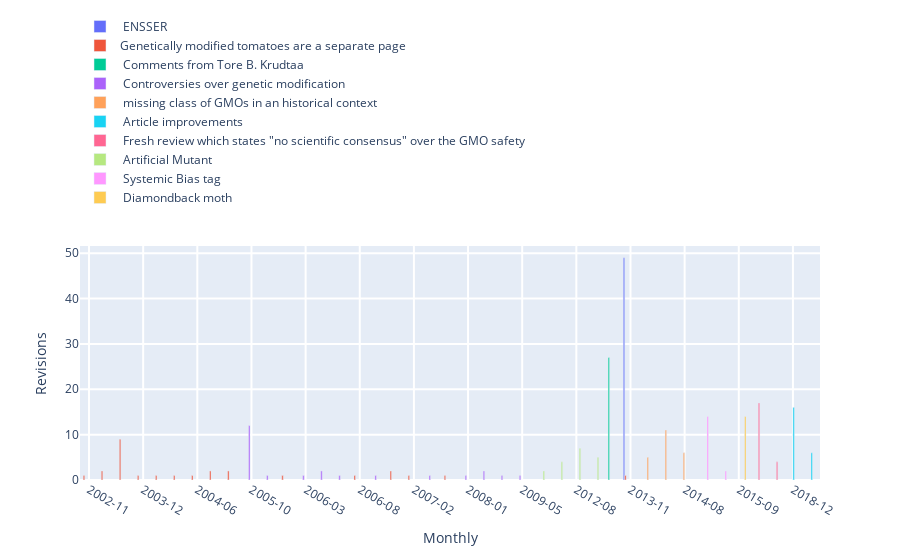

Notebook cell for this chart:
### Markdown cell above
<span style="color: #626262"> Try yourself! This is what will happen when you click 'Load Topics' button: </span>

### Code cell
### --------------------------------------------------------------------------- ###
### TRY YOURSELF! THIS IS WHAT WILL HAPPEN WHEN YOU CLICK 'Show Topics' BUTTON  ###
### --------------------------------------------------------------------------- ###

## This is the page you used ##
print('The page that is being used:', the_talk_page['title'])
print(f"Time range from {talk_content['year_month'].iloc[-1].date()} to {talk_content['year_month'].iloc[0].date()}")

## Initiate a topics listener, more details see:                                             ##
## https://github.com/gesiscss/wikiwho_demo_new/blob/master/visualization/topics_listener.py ##
topics_listener = TopicsListener(talk_content)

# Get a dataframe with topics and action_types
wikipediadv_ins = WikipediaDV(WikipediaAPI(lng=abbreviation(languageSelection.value)))
topic_df = topics_listener.extract_topics(wikipediadv_ins)
if len(topic_df) == 0:
    print("There is no topics here!")
else:
    display(qgrid.show_grid(topic_df))

    # Visualization
    begin_date = talk_content['year_month'].iloc[-1]  # date(xxxx.xx.xx)
    end_date = talk_content['year_month'].iloc[0]  # date(xxxx.xx.xx)
    granularity = 'Monthly'

    topics_listener.listen(
        begin = begin_date,
        end = end_date,
        granularity = granularity)

### Figure 1 — Plotly figure (JSON) as saved in the notebook; plotly's stock layout.template omitted (floating-point values rounded to 4 significant figures)
{"data": [{"name": " ENSSER ", "type": "bar", "x": ["2013-11"], "y": [49]}, {"name": "Genetically modified tomatoes are a separate page", "type": "bar", "x": ["2002-11", "2002-12", "2003-04", "2003-12", "2004-02", "2004-04", "2004-06", "2004-08", "2005-05", "2006-02", "2006-08", "2006-12", "2007-02", "2007-12", "2013-11"], "y": [1, 2, 9, 1, 1, 1, 1, 2, 2, 1, 1, 2, 1, 1, 1]}, {"name": " Comments from Tore B. Krudtaa ", "type": "bar", "x": ["2012-12"], "y": [27]}, {"name": " Controversies over genetic modification ", "type": "bar", "x": ["2005-10", "2005-12", "2006-03", "2006-05", "2006-06", "2006-09", "2007-10", "2008-01", "2008-08", "2008-12", "2009-05"], "y": [12, 1, 1, 2, 1, 1, 1, 1, 2, 1, 1]}, {"name": " missing class of GMOs in an historical context ", "type": "bar", "x": ["2014-02", "2014-05", "2014-08"], "y": [5, 11, 6]}, {"name": " Article improvements ", "type": "bar", "x": ["2018-12", "2019-01"], "y": [16, 6]}, {"name": " Fresh review which states \"no scientific consensus\" over the GMO safety ", "type": "bar", "x": ["2017-09", "2017-10"], "y": [17, 4]}, {"name": " Artificial Mutant ", "type": "bar", "x": ["2010-08", "2010-09", "2012-08", "2012-09"], "y": [2, 4, 7, 5]}, {"name": " Systemic Bias tag ", "type": "bar", "x": ["2014-10", "2015-03"], "y": [14, 2]}, {"name": " Diamondback moth ", "type": "bar", "x": ["2015-09"], "y": [14]}], "layout": {"barmode": "group", "hovermode": "closest", "legend": {"x": 0, "y": 2}, "showlegend": true, "xaxis": {"categoryorder": "category ascending", "gridwidth": 2, "nticks": 15, "tickangle": 30, "ticklen": 5, "tickmode": "auto", "title": {"text": "Monthly"}, "type": "category", "zeroline": true}, "yaxis": {"gridwidth": 2, "ticklen": 5, "title": {"text": "Revisions"}}}}
